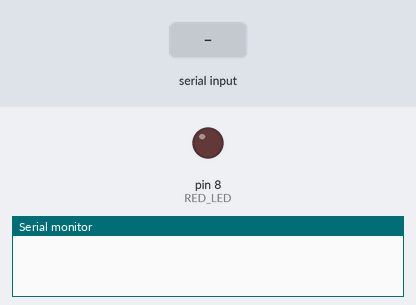
The sketch below on a simulated Arduino Uno, built with avr-gcc and run on an emulated ATmega328P. On the bench: output pins drawn as LEDs (lit = HIGH), the last lines printed to the serial monitor. The inputs (shaded band) are chosen by the test bench.

Above: at 1.2 s.
1.3 s: "l" received over Serial
At 2.5 s:
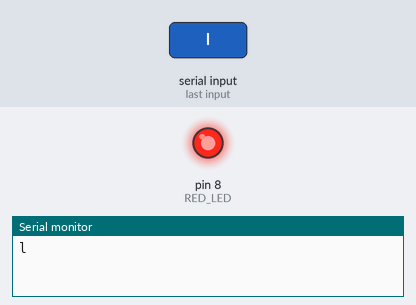
2.8 s: "d" received over Serial
At 3.3 s:
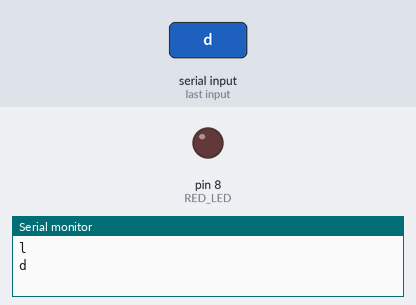
Timing chart, 0 to 5.8 s (numbered marks = the images above; inputs shaded):
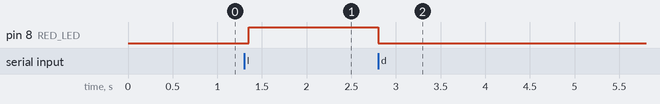

Measured:
- after the input at 1.3 s, pin 8 (RED_LED): LOW → HIGH after 0.05 s
- after the input at 2.8 s, pin 8 (RED_LED): HIGH → LOW at once

The sketch:

hc05_BT_test.ino
```cpp
/*
**	Test HC-05 Bluetooth module + Arduino UNO board
**	to turn on and turn off a LED, using a
**	Bluetooth Controller app.
*/

#define RED_LED 8

void setup() {
  Serial.begin(9600);
  pinMode(RED_LED, OUTPUT);
}

void loop() {
  if (Serial.available() > 0)
  {
    char data = Serial.read(); // Reading the data received from the Bluetooth module.
    switch (data)
    {
      // Type 'l' to make light.
      case 'l':
        digitalWrite(RED_LED, HIGH);
        break; // when a is pressed on the app on your smart phone
      // Type 'd' to make darkness.
      case 'd':
        digitalWrite(RED_LED, LOW);
        break; // when d is pressed on the app on your smart phone
      default:
        break;
    }
    // Print the inputs on Serial Monitor.
    Serial.println(data);
  }
  delay(50);
}
```
